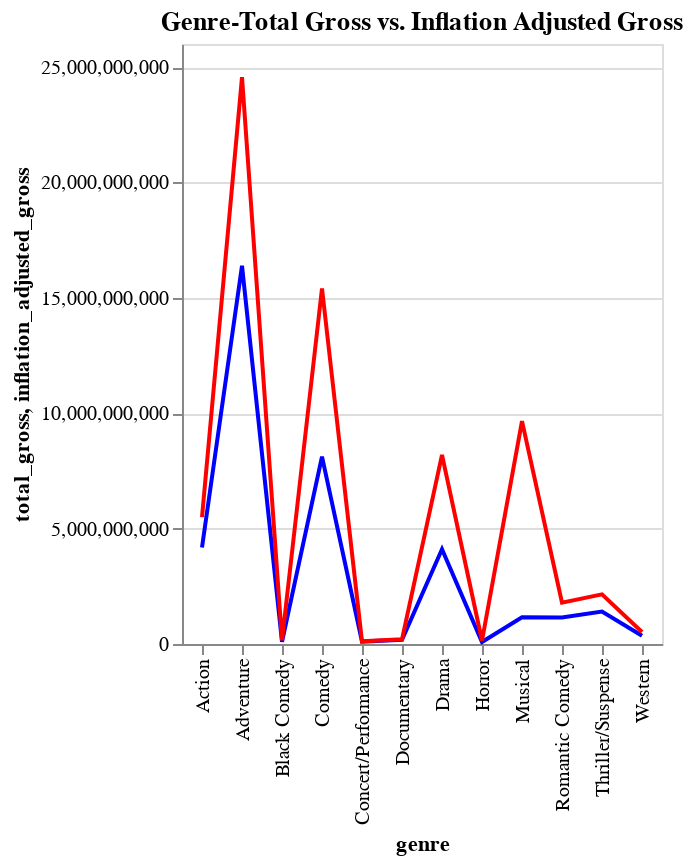

Here is the notebook cell this chart was saved with:
### Markdown cell above
Here we are visualizing the total_gorss versus inflation_adjusted_gorss which has grouped considering the genre.

### Code cell
import altair as alt


chart_genre = alt.Chart(genre_analysis).mark_line().encode(
    x='genre:O',
    y='total_gross:Q',
    color=alt.value('blue'),
).properties(
    title='Genre-Total Gross vs. Inflation Adjusted Gross'
) + alt.Chart(genre_analysis).mark_line().encode(
    x='genre:O',
    y='inflation_adjusted_gross:Q',
    color=alt.value('red'),
)

chart_genre

### Figure 1 — Vega-Lite specification as saved in the notebook (floating-point values rounded to 4 significant figures)
{"config": {"view": {"continuousWidth": 300, "continuousHeight": 300}}, "layer": [{"mark": {"type": "line"}, "encoding": {"color": {"value": "blue"}, "x": {"field": "genre", "type": "ordinal"}, "y": {"field": "total_gross", "type": "quantitative"}}, "title": "Genre-Total Gross vs. Inflation Adjusted Gross"}, {"mark": {"type": "line"}, "encoding": {"color": {"value": "red"}, "x": {"field": "genre", "type": "ordinal"}, "y": {"field": "inflation_adjusted_gross", "type": "quantitative"}}}], "data": {"name": "data-d8eb08943c8cfb505d2a9c63bc0fc2bf"}, "$schema": "https://vega.github.io/schema/vega-lite/v5.16.3.json", "datasets": {"data-d8eb08943c8cfb505d2a9c63bc0fc2bf": [{"genre": "Action", "movie_title": 40, "total_gross": 4184563282, "inflation_adjusted_gross": 5498936786}, {"genre": "Adventure", "movie_title": 129, "total_gross": 16389069453, "inflation_adjusted_gross": 24561266158}, {"genre": "Black Comedy", "movie_title": 3, "total_gross": 97543212, "inflation_adjusted_gross": 156730475}, {"genre": "Comedy", "movie_title": 182, "total_gross": 8119619678, "inflation_adjusted_gross": 15409526913}, {"genre": "Concert/Performance", "movie_title": 2, "total_gross": 103456466, "inflation_adjusted_gross": 114821678}, {"genre": "Documentary", "movie_title": 16, "total_gross": 180685619, "inflation_adjusted_gross": 203488418}, {"genre": "Drama", "movie_title": 114, "total_gross": 4106972970, "inflation_adjusted_gross": 8195804484}, {"genre": "Horror", "movie_title": 6, "total_gross": 87068872, "inflation_adjusted_gross": 140483092}, {"genre": "Musical", "movie_title": 16, "total_gross": 1157284155, "inflation_adjusted_gross": 9657565776}, {"genre": "Romantic Comedy", "movie_title": 23, "total_gross": 1152206855, "inflation_adjusted_gross": 1788872933}, {"genre": "Thriller/Suspense", "movie_title": 24, "total_gross": 1406806519, "inflation_adjusted_gross": 2151690954}, {"genre": "Western", "movie_title": 7, "total_gross": 359011459, "inflation_adjusted_gross": 516709946}]}}
